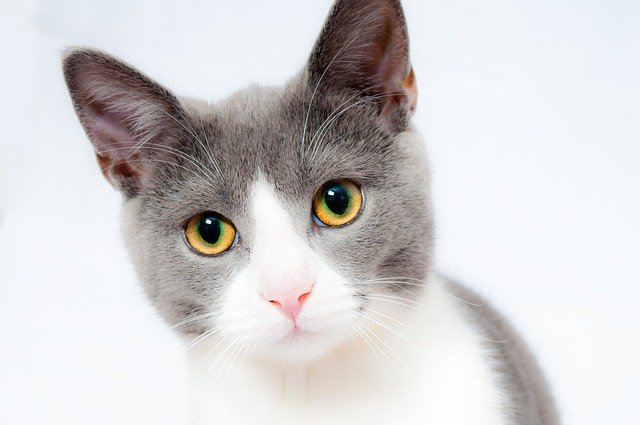
#> input picture image/cat.jpg, 640 x 425 px, found by its file name
$ jupyter execute --allow-errors '2일차_탐색적데이터분석_실습.ipynb'   (shell and % lines are left out)
#> lines starting #> are read from the running program, lines starting #| are printed output that depends on the picture
<a href="https://colab.research.google.com/github/Joyschool/jejumaster/blob/main/2%EC%9D%BC%EC%B0%A8_%ED%83%90%EC%83%89%EC%A0%81%EB%8D%B0%EC%9D%B4%ED%84%B0%EB%B6%84%EC%84%9D_%EC%8B%A4%EC%8A%B5.ipynb" target="_parent"></a>

# 2일차-탐색적데이터분석

## 2.데이터 분석 라이브러리

[cell 1]
# 현재 내 코랩에 설치된 파이썬 라이브러리 목록

[cell 2]
# 특정한 라이브러가 설치되었는지 확인

### 필요한 라이브러리 설치하기

[cell 3]
import pandas as pd
import numpy as np
import matplotlib as plt
print(pd.__version__)
print(np.__version__)
print(plt.__version__)

### 2-1. Numpy 사용

[cell 4]
# 배열 만들기
import numpy as np
arr = np.array([0,1,2,3,4,5,6,7,8,9])
print(type(arr))
print(arr)

[cell 5]
# 다양한 배열 만들기
import numpy as np

arr = np.zeros((2,2))
print(arr)

arr = np.ones((2,3))
print(arr)

arr = np.full((2,3), 255)
print(arr)

arr = np.eye(3)
print(arr)

[cell 6]
# 배열 요소 합산하기
arr = np.array(range(20)).reshape((4,5))
print(arr)
print(f'전체 합계: {np.sum(arr)}')
print(f'세로축(행) 합계: {np.sum(arr, axis=0)}')
print(f'가로축(열) 합계: {np.sum(arr, axis=1)}')

### Numpy의 특징

1.   행렬 데이터를 표현할 수 있다.
2.   항목 추가

#> (a cell that did not finish here is left out)

[cell 8]
# 2.수치 데이터를 쉽게 다룰 수 있다.
import numpy as np

x = np.random.randint(1, 7, size=100)
x = np.sort(x)  # 정렬

print(x)
print('#주사위 숫자별 빈도수: ', np.bincount(x)[1:])

[cell 9]
# opencv 라이브러리 설치하

[cell 10]
# 3.다른 라이브러리의 기본 자료형으로 사용된다
# Opencv로 이미지 파일 불러오기
import sys
import cv2
from google.colab.patches import cv2_imshow

image = cv2.imread('./sample_data/cat.jpg')
#> image is the input picture: shape (425, 640, 3); mean B, G, R 208.7, 208.2, 210.2

if image is None:
    print("Image file load failed!")
    sys.exit()

print( type(image) )
#| <class 'numpy.ndarray'>
print(image.shape)
#| (425, 640, 3)
print(image[:5,:5])
#> (printed output is left out)

cv2_imshow(image)   # 코랩에서 이미지 확인하는 경우

# 윈도우에서 이미지 확인하는 경우
# cv2.imshow("title", image)
# cv2.waitKey()
# cv2.destroyAllWindows()

-----------

### 2-2. Pandas

### Pandas 사용

[cell 11]
# 2차원 표(DataFrame) 형태로 만들기
import pandas as pd

df = pd.DataFrame([[1,2,3,],
                   [4,5,6],
                   [7,8,9]], columns=['하나','둘','셋'])
print(f'DataFrame 데이터타입: {type(df)}')
print(f'DataFrame 인덱스: {df.index}')
print(f'DataFrame 데이터: {df.values}')
print(f'DataFrame 컬럼: {df.columns}')
df

### Pandas에서 파일 읽어오기

[cell 12]
# TXT 파일 읽어오기
import pandas as pd

#> (the rest of this cell did not finish here and is left out)

#> (a cell that did not finish here is left out)

[cell 14]
#라이브러리 설치 :  EXCEL 파일 읽기 위해 필요

#> (a cell that did not finish here is left out)

[cell 16]
# Remote URL의 CSV 데이터 Pandas DataFrame으로 나타내기
url = 'https://archive.ics.uci.edu/ml/machine-learning-databases/iris/iris.data'
#url = 'https://archive.ics.uci.edu/ml/machine-learning-databases/wine/wine.data'
#> (the rest of this cell did not finish here and is left out)

### Pandas에서 파일 저장하기

[cell 17]
# 사이킷런 머신러닝 라이브러리 설치하기

[cell 18]
# 사이킷런 빌트인 데이터셋(sklearn.datasets): 붓꽃
from sklearn.datasets import load_iris

iris = load_iris()

df = pd.DataFrame(iris['data'], columns=iris['feature_names'])
df['target'] = iris['target']        # iris.target
df['target_name'] = iris.target_names[iris.target]

output = './sample_data/my_iris.csv'
#파일 저장하기
#> (the rest of this cell did not finish here and is left out)

### [실습문제] 공공데이터 다운받고 DataFrame표로 나타내기

- 데이터 위치: https://kosis.kr/statisticsList/statisticsListIndex.do?parentId=A.1&vwcd=MT_ZTITLE&menuId=M_01_01&outLink=Y&entrType=#content-group

[cell 19]
import pandas as pd

#> (the rest of this cell did not finish here and is left out)

-----------

### 2-3. Matplotlib

- 맷플롯립(matplotlib) : 매트랩(matlab) 기능을 파이썬에서 그대로 사용하도록 하는 시각화 모듈
- MATLAB: 매스웍스에서 개발한 수치 해석 및 프로그래밍 환경을 제공하는 공학용 소프트웨어. 행렬을 기반으로 한 계산 기능을 지원하며 함수나 데이터를 그림으로 그리는 기능 및 프로그래밍을 통한 알고리즘 구현 등을 제공함
- 매트랩을 포장(wrapping)해서 맷플롯립을 지원
 - - import matplotlib.pyplot as plt
 <br><br>
- https://matplotlib.org/cheatsheets/_images/cheatsheets-1.png
- https://matplotlib.org/cheatsheets/_images/cheatsheets-2.png

**[주의!] (코랩)한글 폰트 지정하는 방법**

[cell 20]

# 코랩에서 위 코드를 실행시킨 후  반드시 코랩 메뉴: "런타임>런타임 다시 시작" 합니다.

#### 한글 폰트 사용

[cell 21]
# 한글 폰트 사용
import matplotlib.font_manager as fm

# 설치된 폰트 출력
font_list = [font.name for font in fm.fontManager.ttflist]
font_list

[cell 22]
# 코랩에서 한글 폰트 종류와 이름이 win과 다를 수 있다!!!
import matplotlib.pyplot as plt

# plt.rc('font', family='NanumGothic')        # for Colab
# plt.rc("font", family = "Malgun Gothic")        # for Win
# plt.rc('font', family='AppleGothic')            # for Mac
plt.rcParams['font.family'] = 'NanumGothic' # for Colab
plt.rcParams['font.size'] = 12
plt.rcParams['figure.figsize'] = (5, 3)        # 그래프 크기(인치)
plt.rcParams['axes.unicode_minus'] = False     # 그래프 축에서 마이너스 표시

### matplotlib 사용

### matplotlib  선그래프 나타내기

[cell 23]
import matplotlib.pyplot as plt
plt.rcParams['figure.figsize'] = (5, 3)        # 그래프 크기(인치)
plt.rcParams['font.size'] = 12

data    = [[15,7,2,10,8,5,14,9,18,8]]
columns = list(range(2005,2015,1))
index   = ['횟수']

df = pd.DataFrame(data, columns=columns, index=index)
df.columns.name = '연도'

x = df.columns    #x = df.columns
y = df.values[0]  #y = df.values[0]
print(x)
print(y)

plt.plot(x, y, marker='*', linestyle='solid', color='red')
plt.title('년도별 우리나라 지진강도 그래프')
plt.show()
#> figure, not shown here; curve peaks at x = 2013, y = 18

### [실습] : 2개 선그래프 나타내기

[cell 24]
# X축, Y축 데이터
X1 = list(range(2005,2015,1))
X2 = list(range(2008,2018,1))
Y = [15,7,2,10,8,5,14,9,18,8]

plt.plot(X1, Y, 'o', linestyle='solid', c='c', label='X1')     #선 그래프
plt.plot(X2, Y, 'X', linestyle='solid', c='m', label='X2')     #선 그래프
plt.title('년도별 그래프')
plt.grid(True)
plt.legend()  # 범례
plt.show()
#> figure, not shown here; curve peaks at x = 2013, y = 18; curve peaks at x = 2016, y = 18

### 선 그래프 : numpy 데이터

[cell 25]
import numpy as np

a = np.array([10,14,19,20,25])
plt.plot(a)

a2 = np.arange(20)
plt.plot(a2)

plt.show()
#> figure, not shown here; curve peaks at x = 19, y = 19

### 2차 방정식의 그래프 : $f(x) = 2x^2 + 3$, 포물선 방정식

[cell 26]
x = np.arange(-5, 5, 0.5)
y = 2 * x**2 + 3

plt.plot(x, y)
plt.title('$f(x) = 2x^2 + 3$')
plt.show()
#> figure, not shown here; curve peaks at x = -5, y = 53

-------

### 막대 그래프 나타내기

[cell 27]
# X축, Y축 데이터
X = list(range(2005,2015,1))
Y = [15,7,2,10,8,5,14,9,18,8]

plt.plot(X, Y, color='red')
plt.bar(X, Y, color='green')
plt.show()
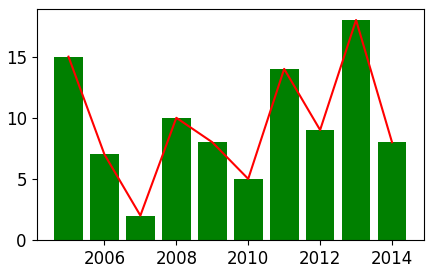
#> figure drawn by matplotlib, 1 panel; tallest bar 18 high, from x = 2012.6 to 2013.4; curve peaks at x = 2013, y = 18

[cell 28]
# 가로 막대 그래프
plt.barh(X, Y, color='green')
plt.show()
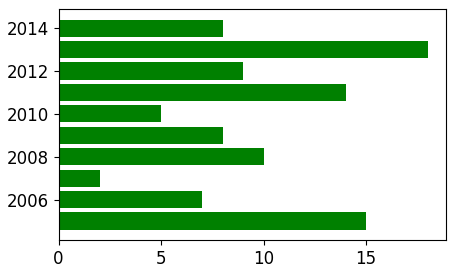
#> figure drawn by matplotlib, 1 panel

[cell 29]
#그래프 색상 지정
colors = ['r','g','b','c','m','y','k','w']  # 기본색상  # Hexa코드 or CSS컬러사용
plt.bar(X, Y, color=colors)
plt.show()
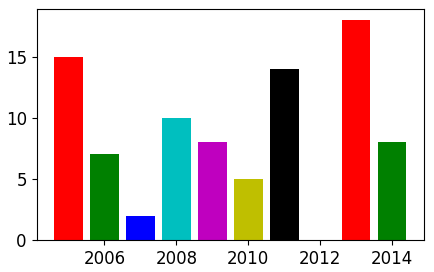
#> figure drawn by matplotlib, 1 panel; tallest bar 18 high, from x = 2012.6 to 2013.4

[cell 30]
# X축, Y축 데이터
X1 = list(range(2005,2015,1))
X2 = [x+3 for x in X1]
Y = [15,7,2,10,8,5,14,9,18,8]
print(list(set(X1+X2)))

plt.bar(X1, Y)     # 막대 그래프
plt.bar(X2, Y)     # 막대 그래프
plt.title('년도별 그래프')
plt.xticks(list(set(X1+X2)), rotation=45)           # x축 레이블 기울이기
plt.grid(False)
plt.show()
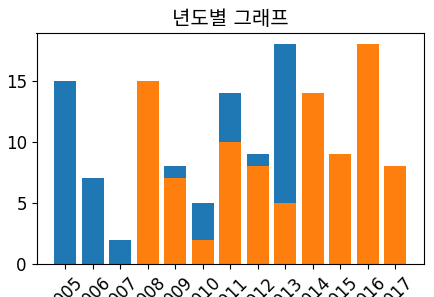
#> figure drawn by matplotlib, 1 panel; tallest bar 18 high, from x = 2012.6 to 2013.4; tallest bar 18 high, from x = 2015.6 to 2016.4

### 2개 막대 그래프

[cell 31]
# X축, Y축 데이터
X = list(range(2005,2015,1))
Y1= [15,7,2,10,8,5,14,9,18,8]
Y2= [y+1 for y in Y1]
lable = X
X = np.arange(len(X))

plt.bar(X-0.2, Y1, width=0.4, label='Y1')     # 막대 그래프
plt.bar(X+0.2, Y2, width=0.4, label='Y2')     # 막대 그래프
plt.xticks(X, lable)

plt.title('년도별 그래프')
plt.grid(False)
plt.legend()
plt.xticks(rotation=45)
plt.show()
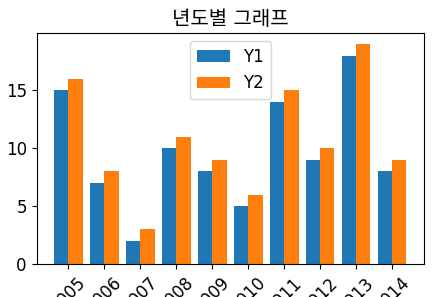
#> figure drawn by matplotlib, 1 panel; tallest bar 18 high, from x = 7.6 to 8; tallest bar 19 high, from x = 8 to 8.4

### 누적 막대 그래프

[cell 32]
data = np.array([[5., 25., 50., 20.],
                 [4., 23., 51., 17],
                 [6., 22., 52., 19]])

color_list = ['b', 'g', 'r']
data_label = ["A","B","C"]
X = np.arange(data.shape[1])
print(X)

for i in range(3):
    plt.bar(X, data[i],
            bottom = np.sum(data[:i], axis=0),
            color = color_list[i],
            label=data_label[i])

plt.legend()
plt.show()
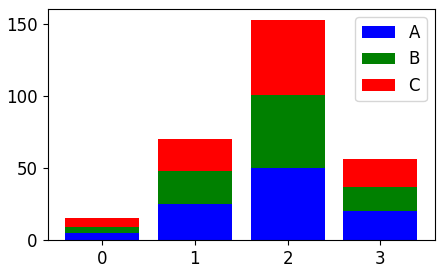
#> figure drawn by matplotlib, 1 panel; tallest bar 50 high, from x = 1.6 to 2.4; tallest bar 51 high, from x = 1.6 to 2.4; tallest bar 52 high, from x = 1.6 to 2.4

### 혼합 그래프

[cell 33]
# X축, Y축 데이터
X = list(range(2005,2015,1))
Y1= [15,7,2,10,8,5,14,9,18,8]
Y2= [y+1 for y in Y1]

plt.plot(X, Y1, 'o', linestyle='dashed', c='r', label='Y1') # 선 그래프
plt.bar(X, Y2, width=0.4, label='Y2')     # 막대 그래프
plt.xticks(X, lable)

plt.title('년도별 그래프')
plt.grid(False)
plt.legend()
plt.xticks(list(set(X1+X2)), rotation=45)
plt.show()
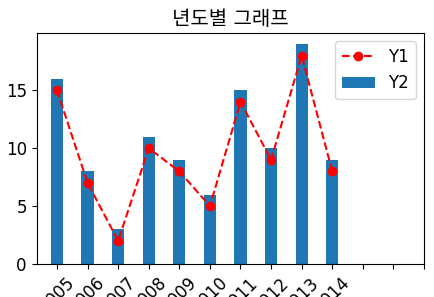
#> figure drawn by matplotlib, 1 panel; tallest bar 19 high, from x = 2012.8 to 2013.2; curve peaks at x = 2013, y = 18

-------

### 원 그래프

[cell 34]
import matplotlib.pyplot as plt
import pandas as pd

idx = ['1학년','2학년','3학년','4학년']
val = [16,12,7,5]
# per = [val[x]/sum(val) *100 for x in range(len(val))]

plt.pie(val, autopct='%1.1f%%',
              textprops=dict(color="w"))
plt.title("학년별 동아리 회원수")
plt.legend(idx, title='학년', loc="center right",
          bbox_to_anchor=(1, 0, 0.5, 1))
plt.show()
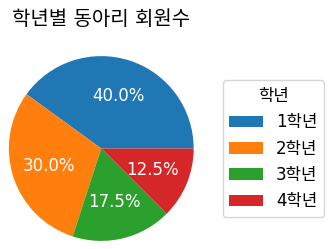
#> figure drawn by matplotlib, 1 panel

---

### 히스토그램(historgram)
데이터 분포 표현

[cell 35]
N = 1000
X = np.random.normal(size=N)

plt.hist(X,bins=100) # 히스토그램
plt.show()
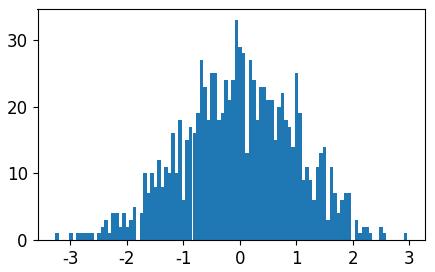
#> figure drawn by matplotlib, 1 panel; tallest bar 33 high, from x = -0.086 to -0.0236

### 상자그림(boxplot)
- 상자그림(boxplot) : 사분위수를 시각화하여 데이터의 분포와 밀집 정도를 표현

[cell 36]
data = np.random.randn(100,5)
plt.boxplot(data)     # 상자그림
plt.show()
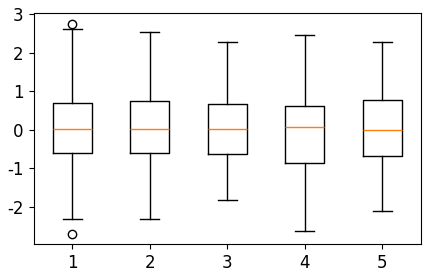
#> figure drawn by matplotlib, 1 panel

---

### 2-4. Seaborn

- 시본(seaborn) : 맷플롯립을 바탕으로 다양한 함수 사용을 돕는 일종의 래퍼(wrapper) 모듈
- 맷플롯립과 동일한 결과물이 나오며, 작성 과정이 간단
- xticks 설정하지 않아도 각 축에 라벨 자동으로 생성
- 데이터프레임과 x, y에 해당하는 열 이름만 지정하면 됨
- sns.set_style("그래프 스타일") : darkgrid(default), whitegrid, dark, white, ticks
- sns.despine() : 축, 테두리 지정 : left, right, top, bottom # default

[cell 37]
import numpy as np
import pandas as pd
import matplotlib.pyplot as plt
import seaborn as sns                # (1)seaborn 모듈 호출

#> (the rest of this cell did not finish here and is left out)

[cell 38]
sns.get_dataset_names()  # Seaborn 데이터셋 목록
#> (this line was passed over: the network is not available in this run)
